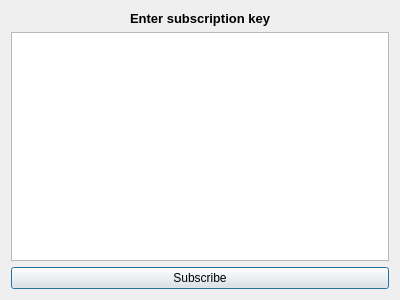
<?xml version="1.0" encoding="UTF-8"?>
<ui version="4.0">
 <class>SubscribeDialog</class>
 <widget class="QDialog" name="SubscribeDialog">
  <property name="geometry">
   <rect>
    <x>0</x>
    <y>0</y>
    <width>400</width>
    <height>300</height>
   </rect>
  </property>
  <property name="windowTitle">
   <string>Dialog</string>
  </property>
  <layout class="QVBoxLayout" name="verticalLayout">
   <item>
    <widget class="QLabel" name="label">
     <property name="font">
      <font>
       <pointsize>10</pointsize>
       <weight>75</weight>
       <bold>true</bold>
      </font>
     </property>
     <property name="frameShadow">
      <enum>QFrame::Plain</enum>
     </property>
     <property name="text">
      <string>Enter subscription key</string>
     </property>
     <property name="alignment">
      <set>Qt::AlignCenter</set>
     </property>
    </widget>
   </item>
   <item>
    <widget class="QTextEdit" name="code_edit"/>
   </item>
   <item>
    <widget class="QPushButton" name="subscribe_button">
     <property name="text">
      <string>Subscribe</string>
     </property>
    </widget>
   </item>
  </layout>
 </widget>
 <resources/>
 <connections/>
</ui>
